Frame 1 (no input): blank canvas, image omitted
Frame 60 (no input): blank canvas, image omitted
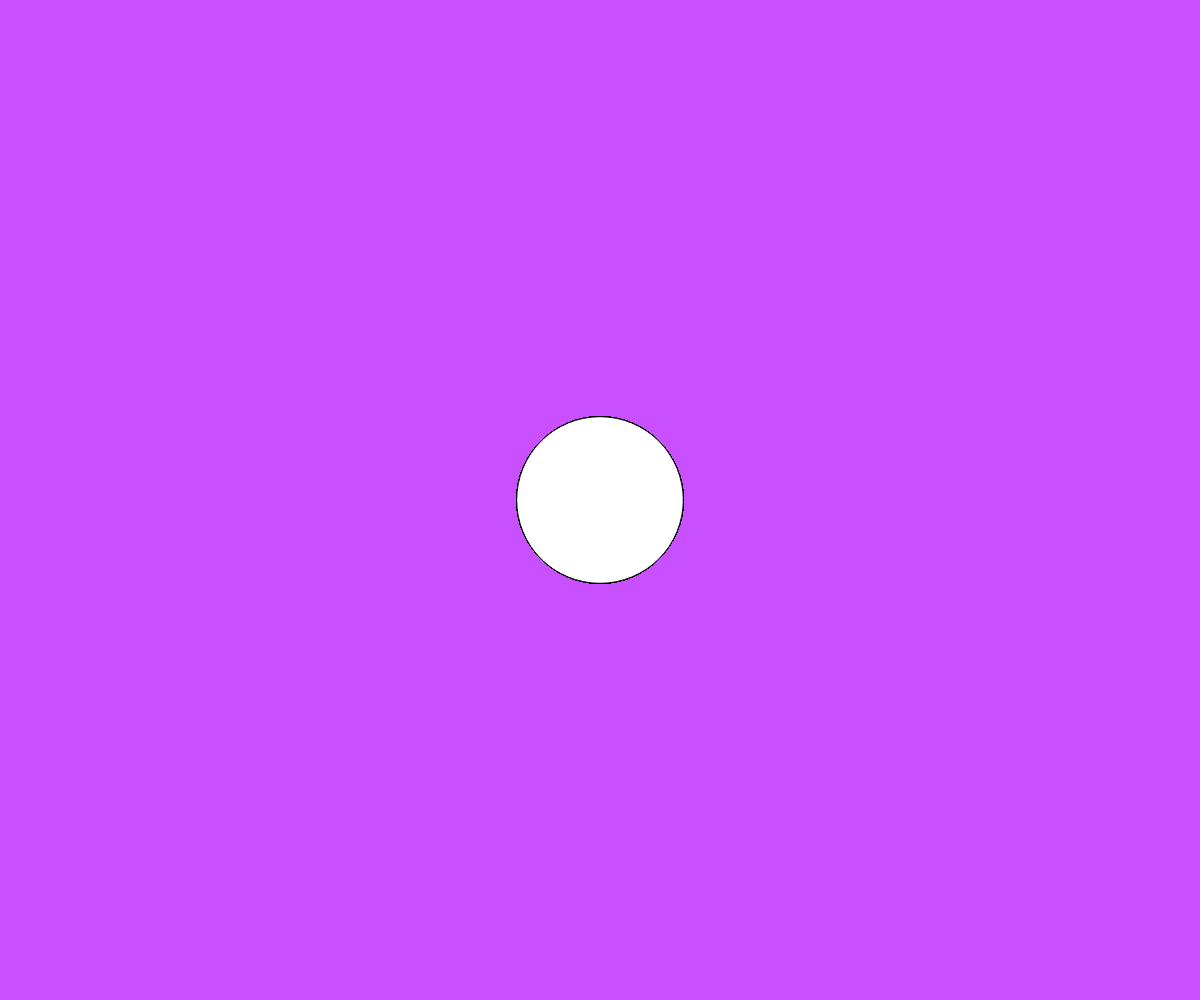
Frame 120 (the mouse pressed at the canvas centre since frame 60)

The p5.js sketch whose frames 1 and 60 were blank and that drew this single picture after the mouse press (run headless with seeded random() and noise() and a simulated clock; from frame 60 on, the mouse is pressed at the canvas centre):

// p5.js sketch
// ── sketch.js
function setup() {
  createCanvas(windowWidth, windowHeight);
  
    background(200, 80, 255);
}

function draw() {
  circle(mouseX, mouseY, mouseY/3);

}
